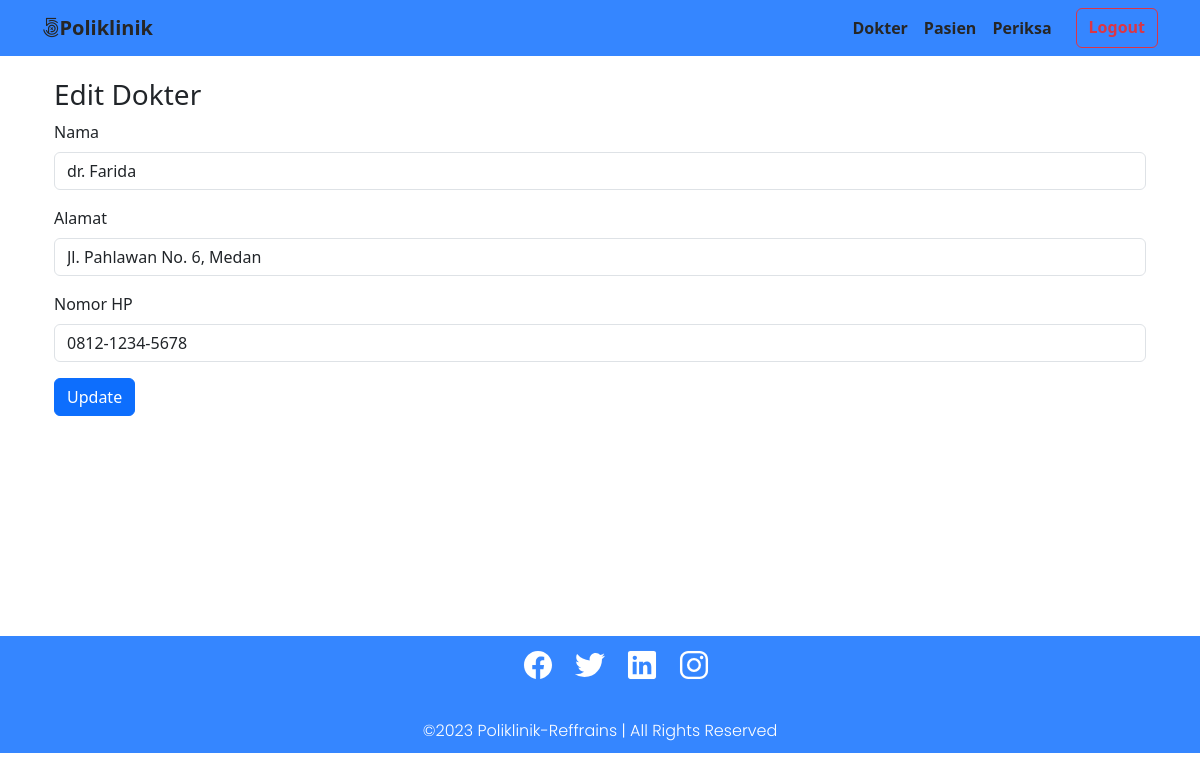
The app's page /index.php?page=dokter/dokter_edit&id=28 (signed in) with its own data.
### tables this page shows
CREATE TABLE `dokter` (
  `id` int(10) UNSIGNED NOT NULL,
  `nama` varchar(255) DEFAULT NULL,
  `alamat` varchar(255) DEFAULT NULL,
  `nomor_hp` varchar(50) DEFAULT NULL
);

### dokter/dokter_edit.php (the view, shortened to what this page needs)
<?php
include("C:/xampp/htdocs/poliklinik/inc/koneksi.php");
if (isset($_GET['id'])) {
  $id = $_GET['id'];
  $result = mysqli_query($mysqli, "SELECT * FROM dokter WHERE id=$id");
  $row = mysqli_fetch_assoc($result);
}
?>
<div class="container mt-4">
  <h3>Edit Dokter</h3>
  <form method="POST" action="">
    <div class="mb-3">
      <label for="nama" class="form-label">Nama</label>
      <input type="text" class="form-control" id="nama" name="nama" value="<?php echo $row['nama']; ?>">
    </div>
    <div class="mb-3">
      <label for="alamat" class="form-label">Alamat</label>
      <input type="text" class="form-control" id="alamat" name="alamat" value="<?php echo $row['alamat']; ?>">
    </div>
    <div class="mb-3">
      <label for="nomor_hp" class="form-label">Nomor HP</label>
      <input type="text" class="form-control" id="nomor_hp" name="nomor_hp" value="<?php echo $row['nomor_hp']; ?>">
    </div>
    <button type="submit" class="btn btn-primary">Update</button>
  </form>
</div>

### assets/css/footer.css (style rules this page uses)
body { background: #333; justify-content: flex-end; align-items: flex-end; }

### index.php (style rules this page uses)
body { padding-top: 30px; padding-bottom: 30px; }

### records on screen
dokter: nama "dr. Farida", alamat "Jl. Pahlawan No. 6, Medan", nomor_hp "0812-1234-5678"
